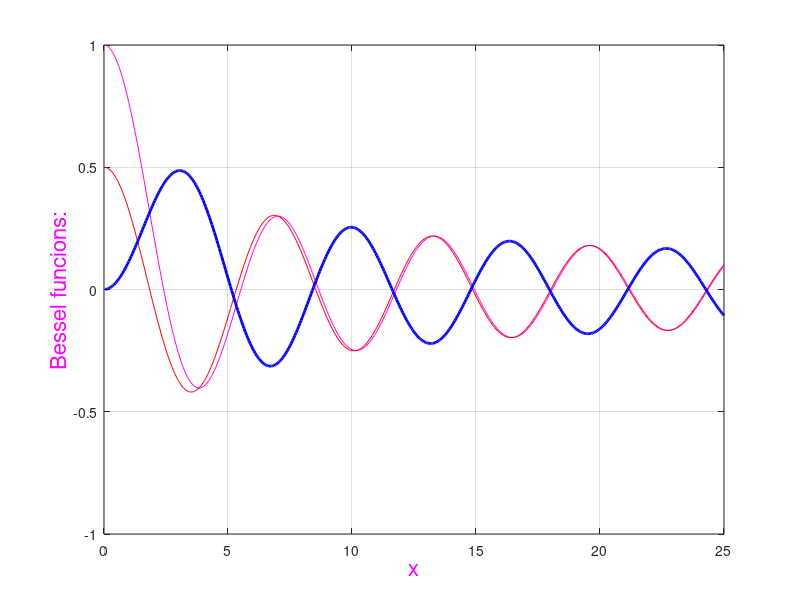

This chart was generated by the following MATLAB code: (Note: this script raises an error after producing the figure.)
M=zeros(4,4);

xMax=25;
nMax=500;

x=zeros(nMax,1);
modK1=zeros(nMax,1);
modI0=zeros(nMax,1);
modI1=zeros(nMax,1);
modI2=zeros(nMax,1);
modJ0=zeros(nMax,1);
modJ1=zeros(nMax,1);
modJ2=zeros(nMax,1);
modJ1d=zeros(nMax,1);
modI1d=zeros(nMax,1);

for n=1:nMax
    x(n)=xMax/nMax*n;
end
[modJ0,ierr]=besselj(0,x);
[modJ1,ierr]=besselj(1,x);
[modJ2,ierr]=besselj(2,x);
modJ1d=.5*(modJ0-modJ2);


figure(5)
plot(x,modJ0,'-m',x,modJ1d,'-r',x,modJ2,'-b','LineWidth',2)
xlabel('x','FontSize',16,'Color','m')
ylabel('Bessel funcions:','FontSize',16,'Color','m')
grid on
legend('J_0','J_1d','J_2','Location','n')

figure(7)
plot(x,modJ1d,'-r','LineWidth',2)
xlabel('x','FontSize',16,'Color','m')
ylabel('Bessel funcion: J''_1','FontSize',16,'Color','m')
grid on

modI1(n)=besseli(1,x(n));
    modI2(n)=besseli(2,x(n));
    modI1d(n)=9.5*(modI0(n)+modI2(n));
    modK1(n)=besselk(1,x(n));

figure(5)
plot(x,modI0,'-r','LineWidth',2)
xlabel('x','FontSize',16,'Color','m')
ylabel('Bessel funcions:','FontSize',16,'Color','m')
grid on
legend('I_0','I_1','Location','n')

figure(10)
plot(x,modI1,'-r',x,modK1,'-b','LineWidth',2)
xlabel('x','FontSize',16,'Color','m')
ylabel('Bessel funcions:','FontSize',16,'Color','m')
grid on
legend('I_1','K_1','Location','n')

figure(20)
plot(x,modI1d,'-r',x,modI0,'-b',x,modI2,'-b','LineWidth',2)
xlabel('x','FontSize',16,'Color','m')
ylabel('Bessel funcions:','FontSize',16,'Color','m')
grid on
legend('I''_1','I_0','I_2','Location','n')

